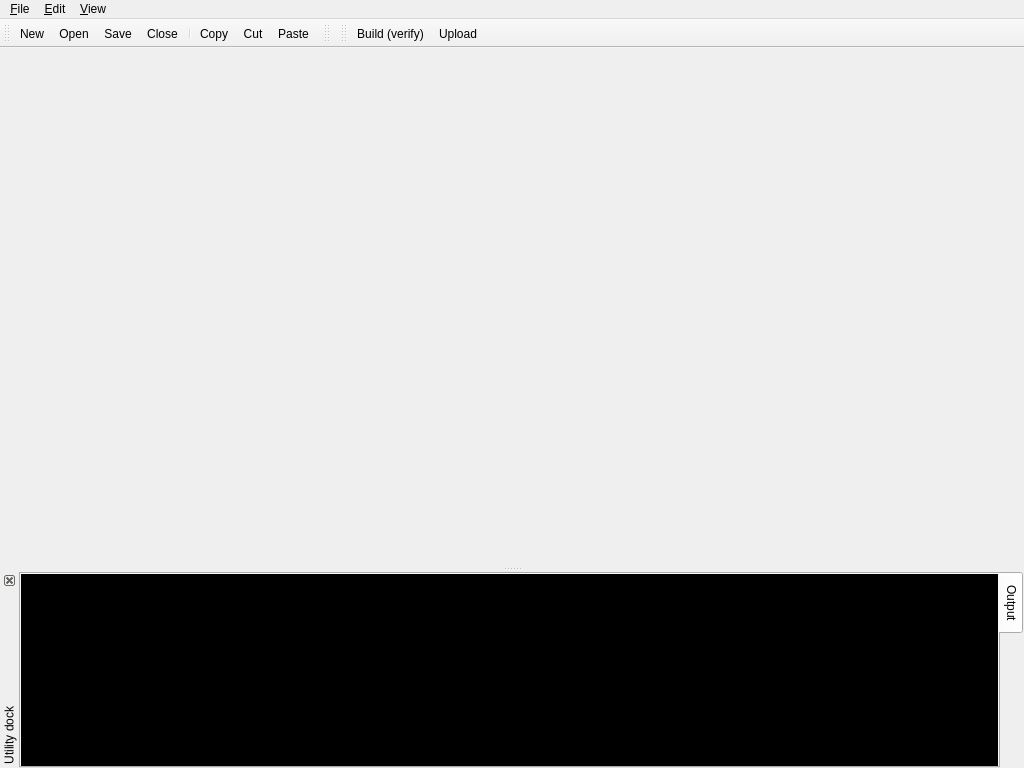
<?xml version="1.0" encoding="UTF-8"?>
<ui version="4.0">
 <class>MainWindow</class>
 <widget class="QMainWindow" name="MainWindow">
  <property name="geometry">
   <rect>
    <x>0</x>
    <y>0</y>
    <width>1024</width>
    <height>768</height>
   </rect>
  </property>
  <property name="windowTitle">
   <string>Arduino IDE</string>
  </property>
  <widget class="QWidget" name="centralwidget"/>
  <widget class="QMenuBar" name="menubar">
   <property name="geometry">
    <rect>
     <x>0</x>
     <y>0</y>
     <width>1024</width>
     <height>20</height>
    </rect>
   </property>
   <widget class="QMenu" name="menu_File">
    <property name="title">
     <string>&amp;File</string>
    </property>
    <addaction name="action_New"/>
    <addaction name="action_Open"/>
    <addaction name="action_Save"/>
    <addaction name="action_Close"/>
    <addaction name="separator"/>
    <addaction name="action_Quit"/>
   </widget>
   <widget class="QMenu" name="menu_Edit">
    <property name="title">
     <string>&amp;Edit</string>
    </property>
    <addaction name="action_Copy"/>
    <addaction name="action_Cut"/>
    <addaction name="action_Paste"/>
   </widget>
   <widget class="QMenu" name="menu_View">
    <property name="title">
     <string>&amp;View</string>
    </property>
    <addaction name="actionToggle_dock"/>
   </widget>
   <addaction name="menu_File"/>
   <addaction name="menu_Edit"/>
   <addaction name="menu_View"/>
  </widget>
  <widget class="QToolBar" name="toolBar">
   <property name="windowTitle">
    <string>Edition</string>
   </property>
   <attribute name="toolBarArea">
    <enum>TopToolBarArea</enum>
   </attribute>
   <attribute name="toolBarBreak">
    <bool>false</bool>
   </attribute>
   <addaction name="action_New"/>
   <addaction name="action_Open"/>
   <addaction name="action_Save"/>
   <addaction name="action_Close"/>
   <addaction name="separator"/>
   <addaction name="action_Copy"/>
   <addaction name="action_Cut"/>
   <addaction name="action_Paste"/>
  </widget>
  <widget class="QToolBar" name="deviceToolBar">
   <property name="windowTitle">
    <string>Hardware</string>
   </property>
   <attribute name="toolBarArea">
    <enum>TopToolBarArea</enum>
   </attribute>
   <attribute name="toolBarBreak">
    <bool>false</bool>
   </attribute>
  </widget>
  <widget class="QToolBar" name="toolBar_2">
   <property name="windowTitle">
    <string>Build tools</string>
   </property>
   <attribute name="toolBarArea">
    <enum>TopToolBarArea</enum>
   </attribute>
   <attribute name="toolBarBreak">
    <bool>false</bool>
   </attribute>
   <addaction name="action_Build"/>
   <addaction name="action_Upload"/>
  </widget>
  <widget class="QDockWidget" name="dockWidget">
   <property name="features">
    <set>QDockWidget::DockWidgetClosable|QDockWidget::DockWidgetVerticalTitleBar</set>
   </property>
   <property name="windowTitle">
    <string>Utility dock</string>
   </property>
   <attribute name="dockWidgetArea">
    <number>8</number>
   </attribute>
   <widget class="QWidget" name="dockWidgetContents">
    <property name="sizePolicy">
     <sizepolicy hsizetype="Preferred" vsizetype="Maximum">
      <horstretch>0</horstretch>
      <verstretch>0</verstretch>
     </sizepolicy>
    </property>
    <layout class="QVBoxLayout" name="verticalLayout_3">
     <property name="margin">
      <number>0</number>
     </property>
     <item>
      <widget class="QTabWidget" name="tabWidget_2">
       <property name="tabPosition">
        <enum>QTabWidget::East</enum>
       </property>
       <property name="tabShape">
        <enum>QTabWidget::Rounded</enum>
       </property>
       <widget class="QWidget" name="tab">
        <attribute name="icon">
         <iconset resource="../resources/images.qrc">
          <normaloff>:/images/16x16/terminal.png</normaloff>:/images/16x16/terminal.png</iconset>
        </attribute>
        <attribute name="title">
         <string>Output</string>
        </attribute>
        <layout class="QHBoxLayout" name="horizontalLayout">
         <property name="margin">
          <number>0</number>
         </property>
         <item>
          <widget class="OutputView" name="outputView">
           <property name="styleSheet">
            <string notr="true">background-color: rgb(0, 0, 0);</string>
           </property>
          </widget>
         </item>
        </layout>
       </widget>
      </widget>
     </item>
    </layout>
   </widget>
  </widget>
  <action name="action_Quit">
   <property name="icon">
    <iconset resource="../resources/images.qrc">
     <normaloff>:/images/16x16/application-exit.png</normaloff>:/images/16x16/application-exit.png</iconset>
   </property>
   <property name="text">
    <string>&amp;Quit</string>
   </property>
   <property name="shortcut">
    <string>Ctrl+Q</string>
   </property>
  </action>
  <action name="action_New">
   <property name="icon">
    <iconset resource="../resources/images.qrc">
     <normaloff>:/images/16x16/document-new.png</normaloff>:/images/16x16/document-new.png</iconset>
   </property>
   <property name="text">
    <string>&amp;New</string>
   </property>
   <property name="shortcut">
    <string>Ctrl+N</string>
   </property>
  </action>
  <action name="action_Copy">
   <property name="icon">
    <iconset resource="../resources/images.qrc">
     <normaloff>:/images/16x16/edit-copy.png</normaloff>:/images/16x16/edit-copy.png</iconset>
   </property>
   <property name="text">
    <string>&amp;Copy</string>
   </property>
   <property name="shortcut">
    <string>Ctrl+C</string>
   </property>
  </action>
  <action name="action_Paste">
   <property name="icon">
    <iconset resource="../resources/images.qrc">
     <normaloff>:/images/16x16/edit-paste.png</normaloff>:/images/16x16/edit-paste.png</iconset>
   </property>
   <property name="text">
    <string>&amp;Paste</string>
   </property>
   <property name="shortcut">
    <string>Ctrl+V</string>
   </property>
  </action>
  <action name="action_Cut">
   <property name="icon">
    <iconset resource="../resources/images.qrc">
     <normaloff>:/images/16x16/edit-cut.png</normaloff>:/images/16x16/edit-cut.png</iconset>
   </property>
   <property name="text">
    <string>&amp;Cut</string>
   </property>
   <property name="shortcut">
    <string>Ctrl+X</string>
   </property>
  </action>
  <action name="action_Save">
   <property name="icon">
    <iconset resource="../resources/images.qrc">
     <normaloff>:/images/16x16/document-save.png</normaloff>:/images/16x16/document-save.png</iconset>
   </property>
   <property name="text">
    <string>&amp;Save</string>
   </property>
   <property name="shortcut">
    <string>Ctrl+S</string>
   </property>
  </action>
  <action name="action_Open">
   <property name="icon">
    <iconset resource="../resources/images.qrc">
     <normaloff>:/images/16x16/document-open.png</normaloff>:/images/16x16/document-open.png</iconset>
   </property>
   <property name="text">
    <string>&amp;Open</string>
   </property>
   <property name="shortcut">
    <string>Ctrl+O</string>
   </property>
  </action>
  <action name="action_Close">
   <property name="icon">
    <iconset resource="../resources/images.qrc">
     <normaloff>:/images/16x16/document-close.png</normaloff>:/images/16x16/document-close.png</iconset>
   </property>
   <property name="text">
    <string>&amp;Close</string>
   </property>
   <property name="shortcut">
    <string>Ctrl+W</string>
   </property>
  </action>
  <action name="action_Build">
   <property name="icon">
    <iconset resource="../resources/images.qrc">
     <normaloff>:/images/16x16/run-build.png</normaloff>:/images/16x16/run-build.png</iconset>
   </property>
   <property name="text">
    <string>&amp;Build (verify)</string>
   </property>
   <property name="shortcut">
    <string>Ctrl+R</string>
   </property>
  </action>
  <action name="actionToggle_dock">
   <property name="text">
    <string>Toggle &amp;dock</string>
   </property>
   <property name="toolTip">
    <string>Toggle dock</string>
   </property>
   <property name="shortcut">
    <string>Ctrl+G</string>
   </property>
  </action>
  <action name="action_Upload">
   <property name="icon">
    <iconset resource="../resources/images.qrc">
     <normaloff>:/images/16x16/run-build-install.png</normaloff>:/images/16x16/run-build-install.png</iconset>
   </property>
   <property name="text">
    <string>&amp;Upload</string>
   </property>
   <property name="shortcut">
    <string>Ctrl+U</string>
   </property>
  </action>
 </widget>
 <customwidgets>
  <customwidget>
   <class>OutputView</class>
   <extends>QTextBrowser</extends>
   <header>gui/OutputView.h</header>
  </customwidget>
 </customwidgets>
 <resources>
  <include location="../resources/images.qrc"/>
 </resources>
 <connections>
  <connection>
   <sender>action_Quit</sender>
   <signal>triggered()</signal>
   <receiver>MainWindow</receiver>
   <slot>close()</slot>
   <hints>
    <hint type="sourcelabel">
     <x>-1</x>
     <y>-1</y>
    </hint>
    <hint type="destinationlabel">
     <x>399</x>
     <y>299</y>
    </hint>
   </hints>
  </connection>
 </connections>
</ui>
